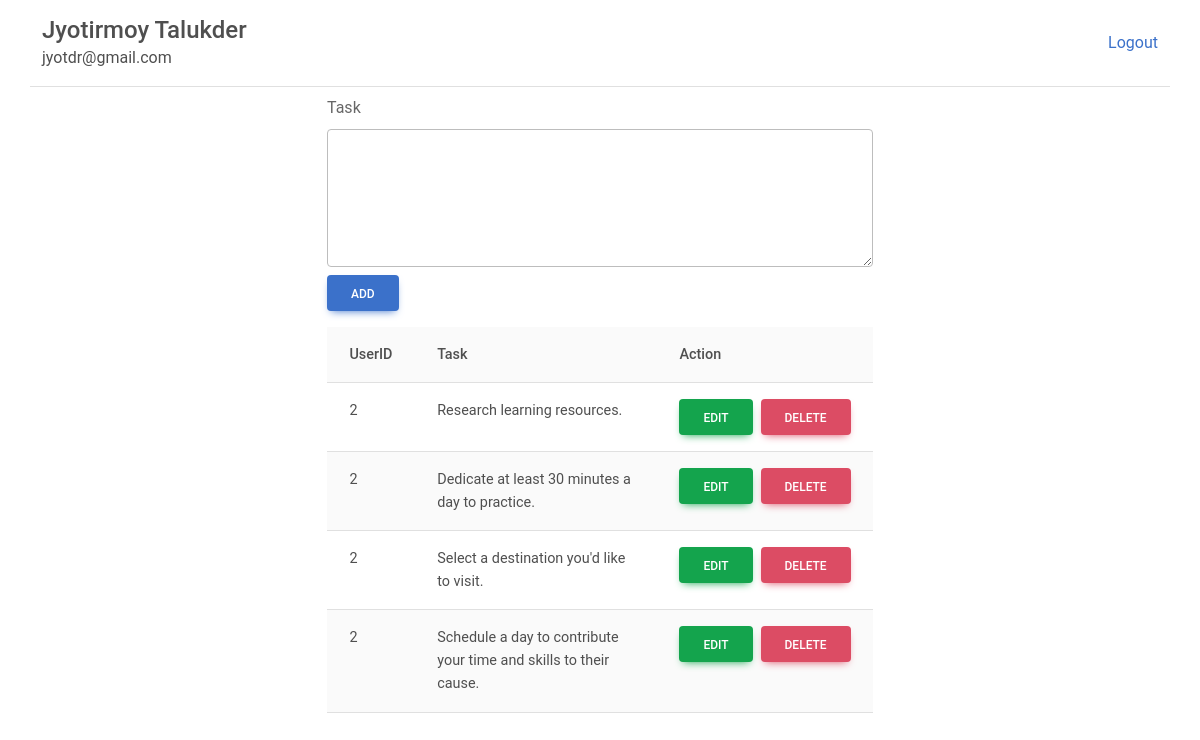
/todos.php (signed in), run on the app's committed database.
### tables this page shows
CREATE TABLE `profile` (
  `id` int(11) NOT NULL,
  `user_id` int(11) NOT NULL,
  `first_name` varchar(255) NOT NULL,
  `last_name` varchar(255) NOT NULL,
  `email` varchar(255) NOT NULL,
  `gender` varchar(255) NOT NULL
);

CREATE TABLE `todos` (
  `id` int(7) NOT NULL,
  `user_id` int(11) NOT NULL,
  `task` varchar(255) NOT NULL
);

### todos.php (the view, shortened to what this page needs)
<?php
require('./config/db_conn.php');
$user_id = $_SESSION['user_id'] ?? '';
$query = "SELECT * FROM `profile` WHERE `user_id` = '$user_id'";
$stmt = $pdo->prepare($query);
$stmt->execute();
$profile = $stmt->fetchAll(PDO::FETCH_ASSOC);
$fname = ucfirst($profile[0]['first_name']);
$lname = ucfirst($profile[0]['last_name']);
include('./inc/header.php');
?>
<div class="container">
    <div class="row">
        <div class="col-md-12 d-flex align-items-center justify-content-between py-3 border-bottom">
            <div>
                <h4 class="mb-0"><?php echo $fname." ".$lname ?></h4>
                <span><?php echo $profile[0]['email'] ?></span>
            </div>
            <div>
                <a href="./inc/logout.php">Logout</a>
            </div>
        </div>
    </div>
</div>
<div class="container">
    <div class="row">
        <div class="col-md-6 mx-auto">
            <form action="./inc/add_todo.php" method="post">
                <label class="form-label mt-2" for="task">Task</label>
                <textarea class="form-control" name="task" id="task" cols="30" rows="5"></textarea>
                <button class="btn btn-primary mt-2" name="add_task" type="submit">Add</button>
            </form>
        </div>
    </div>
</div>
<div class="container mt-3">
    <div class="row">
        <div class="col-md-6 mx-auto">
            <table class="table table-striped">
                <tr>
                    <th>UserID</th>
                    <th>Task</th>
                    <th>Action</th>
                </tr>
                <?php
                $query = "SELECT * FROM `todos` WHERE `user_id` = '$user_id'";
                $stmt = $pdo->prepare($query);
                $stmt->execute();
                $todos = $stmt->fetchAll(PDO::FETCH_ASSOC);
                foreach ($todos as $todo) :
                ?>
                    <tr>
                        <td><?php echo $todo['user_id'] ?></td>
                        <td><?php echo $todo['task'] ?></td>
                        <td style="min-width: 216px;"><a href="./inc/edit.php?edit=<?php echo $todo['id'] ?>" class="btn btn-success">Edit</a><a class="btn btn-danger ms-2" href="./inc//delete.php?delete=<?php echo $todo['id']?>">Delete</a></td>
                    </tr>
                <?php
                endforeach;
                ?>
            </table>
        </div>
    </div>
</div>
<?php include('./inc/footer.php') ?>

### inc/header.php (shortened to what this page needs)
<!DOCTYPE html>
<html lang="en">
<head>
    <link href="https://cdnjs.cloudflare.com/ajax/libs/mdb-ui-kit/6.4.2/mdb.min.css" rel="stylesheet" />
</head>
<body>

### inc/footer.php
</body>
</html>

### data on the page
profile: first_name "Jyotirmoy", last_name "Talukder", email "jyotdr@gmail.com"
todos: user "2", task "Research learning resources."
todos: user "2", task "Dedicate at least 30 minutes a day to practice."
todos: user "2", task "Select a destination you'd like to visit."
todos: user "2", task "Schedule a day to contribute your time and skills to their cause."
